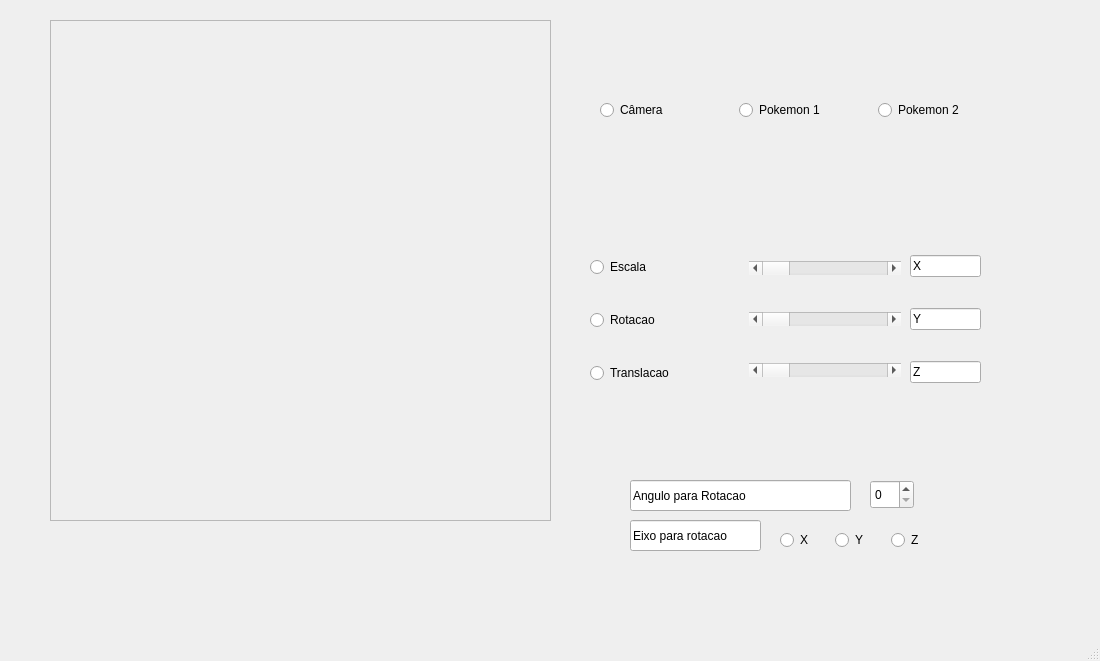
<?xml version="1.0" encoding="UTF-8"?>
<ui version="4.0">
 <class>MainWindow</class>
 <widget class="QMainWindow" name="MainWindow">
  <property name="geometry">
   <rect>
    <x>0</x>
    <y>0</y>
    <width>1100</width>
    <height>661</height>
   </rect>
  </property>
  <property name="windowTitle">
   <string>MainWindow</string>
  </property>
  <widget class="QWidget" name="centralwidget">
   <widget class="QFrame" name="areaContainer">
    <property name="geometry">
     <rect>
      <x>50</x>
      <y>20</y>
      <width>501</width>
      <height>501</height>
     </rect>
    </property>
    <property name="frameShape">
     <enum>QFrame::StyledPanel</enum>
    </property>
    <property name="frameShadow">
     <enum>QFrame::Raised</enum>
    </property>
   </widget>
   <widget class="QSpinBox" name="anguloRotacaospinBox">
    <property name="geometry">
     <rect>
      <x>870</x>
      <y>480</y>
      <width>44</width>
      <height>29</height>
     </rect>
    </property>
   </widget>
   <widget class="QLineEdit" name="lineEdit_5">
    <property name="geometry">
     <rect>
      <x>630</x>
      <y>480</y>
      <width>221</width>
      <height>31</height>
     </rect>
    </property>
    <property name="text">
     <string>Angulo para Rotacao</string>
    </property>
   </widget>
   <widget class="QLineEdit" name="lineEdit_6">
    <property name="geometry">
     <rect>
      <x>630</x>
      <y>520</y>
      <width>131</width>
      <height>31</height>
     </rect>
    </property>
    <property name="text">
     <string>Eixo para rotacao</string>
    </property>
   </widget>
   <widget class="QWidget" name="horizontalLayoutWidget">
    <property name="geometry">
     <rect>
      <x>600</x>
      <y>70</y>
      <width>411</width>
      <height>80</height>
     </rect>
    </property>
    <layout class="QHBoxLayout" name="horizontalLayout_8">
     <item>
      <widget class="QRadioButton" name="camera">
       <property name="text">
        <string>Câmera</string>
       </property>
      </widget>
     </item>
     <item>
      <widget class="QRadioButton" name="pokemon1">
       <property name="text">
        <string>Pokemon 1</string>
       </property>
      </widget>
     </item>
     <item>
      <widget class="QRadioButton" name="pokemon2">
       <property name="text">
        <string>Pokemon 2</string>
       </property>
      </widget>
     </item>
    </layout>
   </widget>
   <widget class="QWidget" name="horizontalLayoutWidget_2">
    <property name="geometry">
     <rect>
      <x>590</x>
      <y>230</y>
      <width>311</width>
      <height>181</height>
     </rect>
    </property>
    <layout class="QHBoxLayout" name="horizontalLayout_9">
     <item>
      <layout class="QVBoxLayout" name="verticalLayout_2">
       <item>
        <widget class="QRadioButton" name="escala">
         <property name="text">
          <string>Escala</string>
         </property>
        </widget>
       </item>
       <item>
        <widget class="QRadioButton" name="rotacao">
         <property name="text">
          <string>Rotacao</string>
         </property>
        </widget>
       </item>
       <item>
        <widget class="QRadioButton" name="translacao">
         <property name="text">
          <string>Translacao</string>
         </property>
        </widget>
       </item>
      </layout>
     </item>
     <item>
      <layout class="QVBoxLayout" name="verticalLayout_4">
       <item>
        <widget class="QScrollBar" name="XScrollBar">
         <property name="orientation">
          <enum>Qt::Horizontal</enum>
         </property>
        </widget>
       </item>
       <item>
        <widget class="QScrollBar" name="YScrollBar">
         <property name="orientation">
          <enum>Qt::Horizontal</enum>
         </property>
        </widget>
       </item>
       <item>
        <widget class="QScrollBar" name="ZScrollBar">
         <property name="orientation">
          <enum>Qt::Horizontal</enum>
         </property>
        </widget>
       </item>
      </layout>
     </item>
    </layout>
   </widget>
   <widget class="QWidget" name="verticalLayoutWidget_2">
    <property name="geometry">
     <rect>
      <x>910</x>
      <y>230</y>
      <width>71</width>
      <height>181</height>
     </rect>
    </property>
    <layout class="QVBoxLayout" name="verticalLayout_3">
     <item>
      <widget class="QLineEdit" name="lineEdit_2">
       <property name="text">
        <string>X</string>
       </property>
      </widget>
     </item>
     <item>
      <widget class="QLineEdit" name="lineEdit_3">
       <property name="text">
        <string>Y</string>
       </property>
      </widget>
     </item>
     <item>
      <widget class="QLineEdit" name="lineEdit_4">
       <property name="text">
        <string>Z</string>
       </property>
      </widget>
     </item>
    </layout>
   </widget>
   <widget class="QWidget" name="horizontalLayoutWidget_3">
    <property name="geometry">
     <rect>
      <x>780</x>
      <y>520</y>
      <width>160</width>
      <height>41</height>
     </rect>
    </property>
    <layout class="QHBoxLayout" name="horizontalLayout_10">
     <item>
      <widget class="QRadioButton" name="xRotacao">
       <property name="text">
        <string>X</string>
       </property>
      </widget>
     </item>
     <item>
      <widget class="QRadioButton" name="yRotacao">
       <property name="text">
        <string>Y</string>
       </property>
      </widget>
     </item>
     <item>
      <widget class="QRadioButton" name="zRotacao">
       <property name="text">
        <string>Z</string>
       </property>
      </widget>
     </item>
    </layout>
   </widget>
  </widget>
  <widget class="QMenuBar" name="menubar">
   <property name="geometry">
    <rect>
     <x>0</x>
     <y>0</y>
     <width>1100</width>
     <height>21</height>
    </rect>
   </property>
  </widget>
  <widget class="QStatusBar" name="statusbar"/>
 </widget>
 <resources/>
 <connections/>
</ui>
